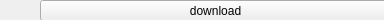
<?xml version="1.0" encoding="UTF-8"?>
<ui version="4.0">
 <class>CourseDownload</class>
 <widget class="QWidget" name="CourseDownload">
  <property name="geometry">
   <rect>
    <x>0</x>
    <y>0</y>
    <width>384</width>
    <height>20</height>
   </rect>
  </property>
  <property name="sizePolicy">
   <sizepolicy hsizetype="Fixed" vsizetype="Fixed">
    <horstretch>0</horstretch>
    <verstretch>0</verstretch>
   </sizepolicy>
  </property>
  <property name="windowTitle">
   <string>Form</string>
  </property>
  <widget class="QLabel" name="LabelIMG">
   <property name="geometry">
    <rect>
     <x>0</x>
     <y>0</y>
     <width>31</width>
     <height>21</height>
    </rect>
   </property>
   <property name="sizePolicy">
    <sizepolicy hsizetype="Fixed" vsizetype="Fixed">
     <horstretch>0</horstretch>
     <verstretch>0</verstretch>
    </sizepolicy>
   </property>
   <property name="text">
    <string/>
   </property>
  </widget>
  <widget class="QPushButton" name="DownloadButton">
   <property name="geometry">
    <rect>
     <x>40</x>
     <y>0</y>
     <width>351</width>
     <height>21</height>
    </rect>
   </property>
   <property name="sizePolicy">
    <sizepolicy hsizetype="Fixed" vsizetype="Fixed">
     <horstretch>0</horstretch>
     <verstretch>0</verstretch>
    </sizepolicy>
   </property>
   <property name="text">
    <string>download</string>
   </property>
  </widget>
 </widget>
 <resources/>
 <connections/>
</ui>
